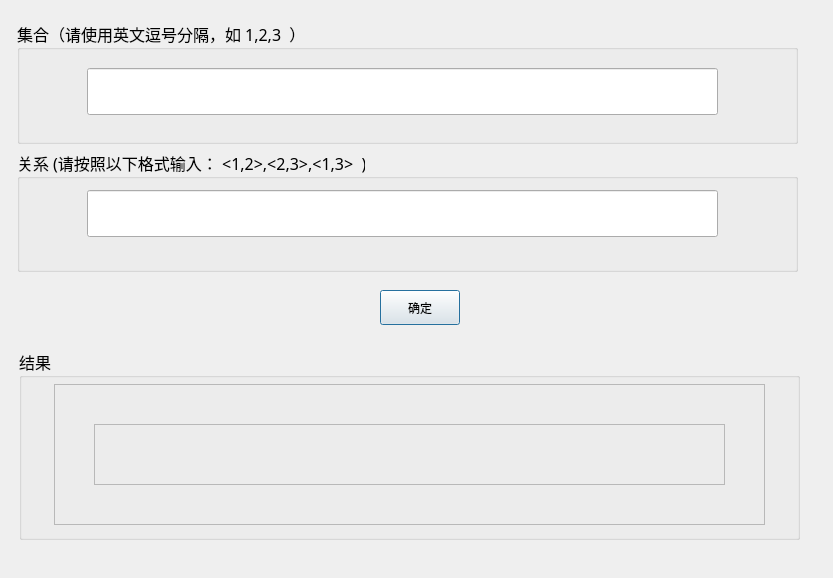
<?xml version="1.0" encoding="UTF-8"?>
<ui version="4.0">
 <class>ModuleFourDialog</class>
 <widget class="QDialog" name="ModuleFourDialog">
  <property name="geometry">
   <rect>
    <x>0</x>
    <y>0</y>
    <width>833</width>
    <height>578</height>
   </rect>
  </property>
  <property name="minimumSize">
   <size>
    <width>833</width>
    <height>578</height>
   </size>
  </property>
  <property name="maximumSize">
   <size>
    <width>833</width>
    <height>578</height>
   </size>
  </property>
  <property name="windowTitle">
   <string>判断关系的性质</string>
  </property>
  <widget class="QGroupBox" name="groupBox_3">
   <property name="geometry">
    <rect>
     <x>19</x>
     <y>349</y>
     <width>781</width>
     <height>191</height>
    </rect>
   </property>
   <property name="font">
    <font>
     <family>微软雅黑</family>
     <pointsize>12</pointsize>
    </font>
   </property>
   <property name="title">
    <string>结果</string>
   </property>
   <widget class="QFrame" name="frame">
    <property name="geometry">
     <rect>
      <x>35</x>
      <y>35</y>
      <width>711</width>
      <height>141</height>
     </rect>
    </property>
    <property name="frameShape">
     <enum>QFrame::StyledPanel</enum>
    </property>
    <property name="frameShadow">
     <enum>QFrame::Sunken</enum>
    </property>
    <widget class="QLabel" name="resultLabel">
     <property name="geometry">
      <rect>
       <x>40</x>
       <y>40</y>
       <width>631</width>
       <height>61</height>
      </rect>
     </property>
     <property name="font">
      <font>
       <family>楷体</family>
       <pointsize>17</pointsize>
      </font>
     </property>
     <property name="frameShape">
      <enum>QFrame::StyledPanel</enum>
     </property>
     <property name="frameShadow">
      <enum>QFrame::Sunken</enum>
     </property>
     <property name="text">
      <string/>
     </property>
     <property name="alignment">
      <set>Qt::AlignCenter</set>
     </property>
    </widget>
   </widget>
  </widget>
  <widget class="QPushButton" name="okButton">
   <property name="geometry">
    <rect>
     <x>380</x>
     <y>290</y>
     <width>80</width>
     <height>35</height>
    </rect>
   </property>
   <property name="minimumSize">
    <size>
     <width>80</width>
     <height>35</height>
    </size>
   </property>
   <property name="maximumSize">
    <size>
     <width>16777215</width>
     <height>30</height>
    </size>
   </property>
   <property name="text">
    <string>确定</string>
   </property>
  </widget>
  <widget class="QWidget" name="layoutWidget">
   <property name="geometry">
    <rect>
     <x>17</x>
     <y>21</y>
     <width>781</width>
     <height>251</height>
    </rect>
   </property>
   <layout class="QVBoxLayout" name="verticalLayout_3">
    <item>
     <layout class="QVBoxLayout" name="verticalLayout">
      <item>
       <widget class="QGroupBox" name="groupBox_2">
        <property name="font">
         <font>
          <family>微软雅黑</family>
          <pointsize>12</pointsize>
         </font>
        </property>
        <property name="title">
         <string>集合（请使用英文逗号分隔，如 1,2,3  ）</string>
        </property>
        <widget class="QLineEdit" name="setLineEdit">
         <property name="geometry">
          <rect>
           <x>70</x>
           <y>47</y>
           <width>631</width>
           <height>47</height>
          </rect>
         </property>
         <property name="font">
          <font>
           <family>黑体</family>
          </font>
         </property>
         <property name="toolTip">
          <string/>
         </property>
         <property name="text">
          <string/>
         </property>
         <property name="maxLength">
          <number>255</number>
         </property>
         <property name="frame">
          <bool>true</bool>
         </property>
        </widget>
       </widget>
      </item>
      <item>
       <widget class="QGroupBox" name="groupBox_4">
        <property name="font">
         <font>
          <family>微软雅黑</family>
          <pointsize>12</pointsize>
         </font>
        </property>
        <property name="title">
         <string>关系 (请按照以下格式输入： &lt;1,2&gt;,&lt;2,3&gt;,&lt;1,3&gt;  )</string>
        </property>
        <widget class="QLineEdit" name="RLineEdit">
         <property name="geometry">
          <rect>
           <x>70</x>
           <y>40</y>
           <width>631</width>
           <height>47</height>
          </rect>
         </property>
         <property name="font">
          <font>
           <family>黑体</family>
          </font>
         </property>
         <property name="toolTip">
          <string/>
         </property>
         <property name="text">
          <string/>
         </property>
         <property name="maxLength">
          <number>255</number>
         </property>
         <property name="frame">
          <bool>true</bool>
         </property>
        </widget>
       </widget>
      </item>
     </layout>
    </item>
   </layout>
  </widget>
 </widget>
 <resources>
  <include location="../res.qrc"/>
 </resources>
 <connections/>
</ui>
